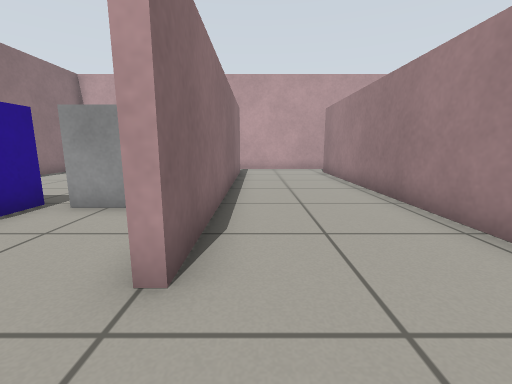
view 1 (above)

18 first-person views from a walk through a world built for the Gazebo simulator. The camera is 0.61 m above the floor, tilts 10° down and sees 90° across. The floor is counted in squares, 0.5 m on a side. Each view is taken from the middle of a square. On the plan, view 1 faces up. The plan holds only what a view shows up to about 12 squares ahead; the rest is blank. Robots are left out.

view 2
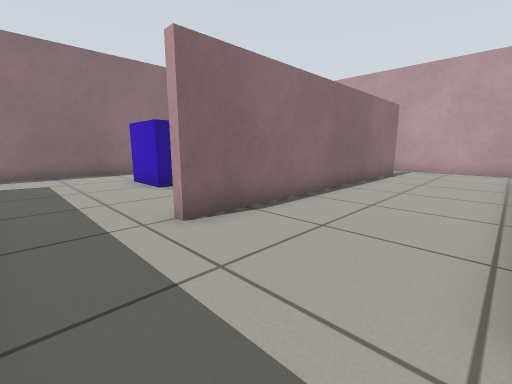

view 3
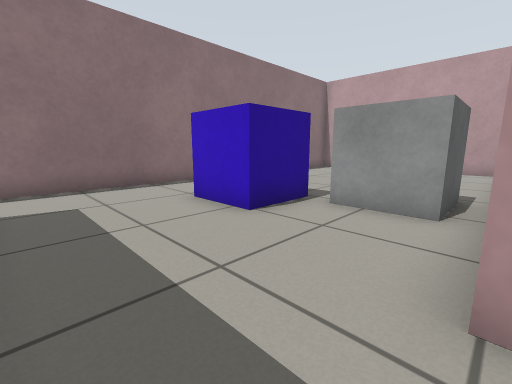

view 4
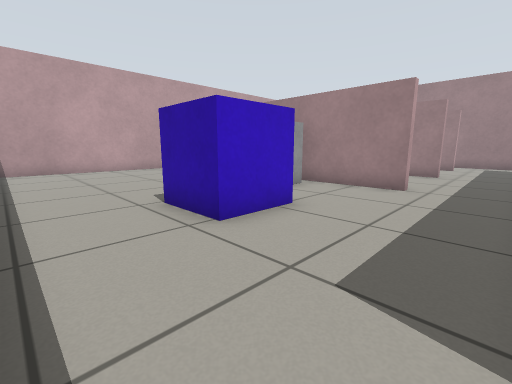

view 5
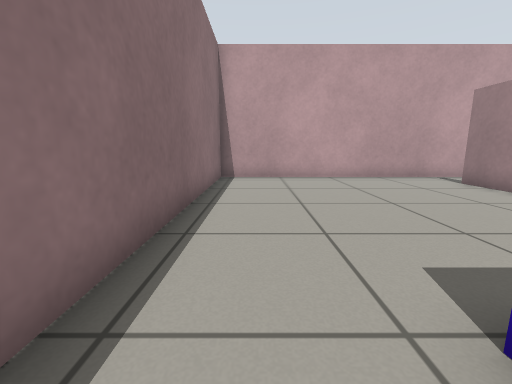

view 6
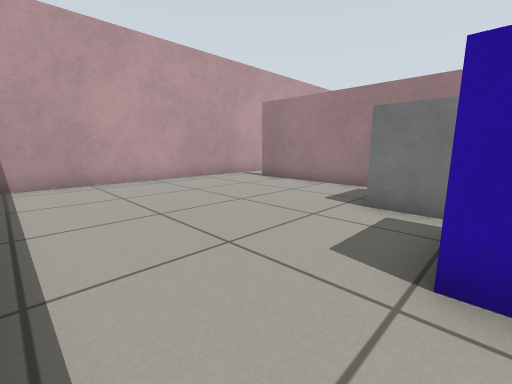

view 7
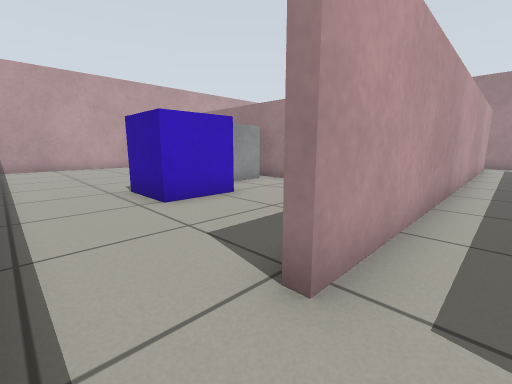

view 8
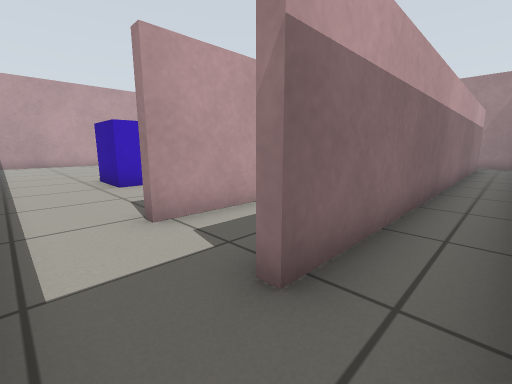

view 9
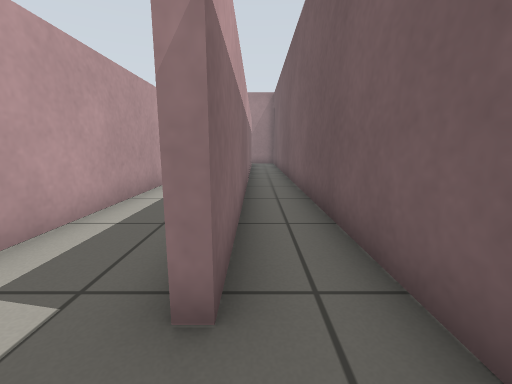

view 10
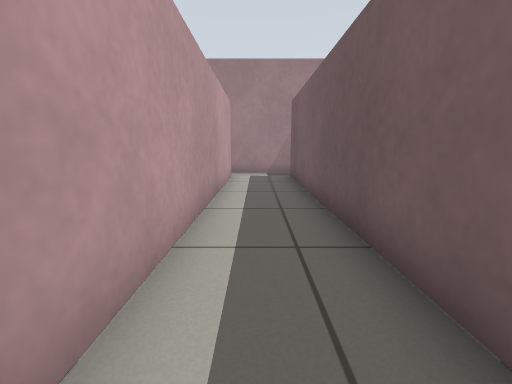

view 11
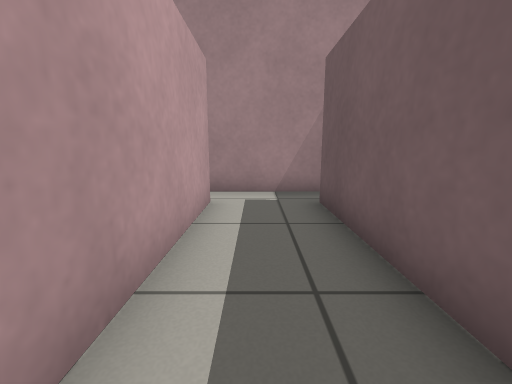

view 12
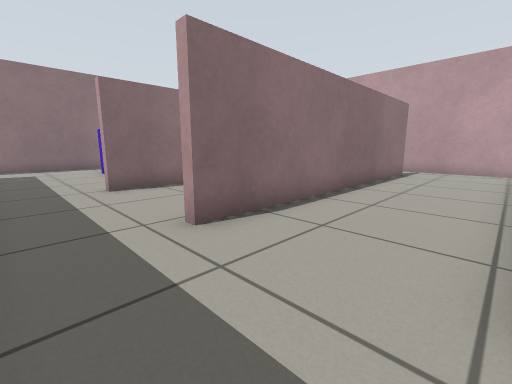

view 13
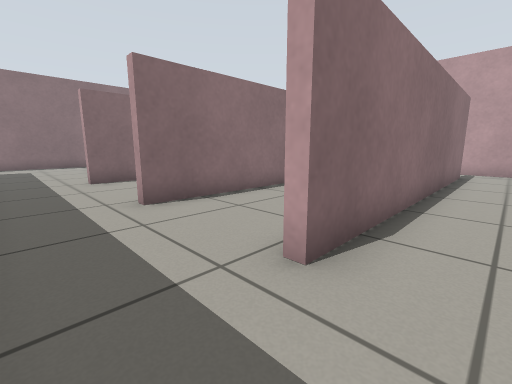

view 14
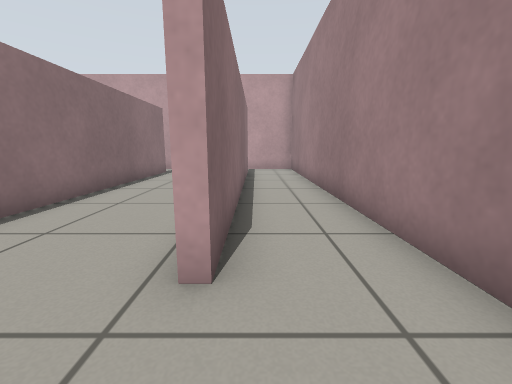

view 15
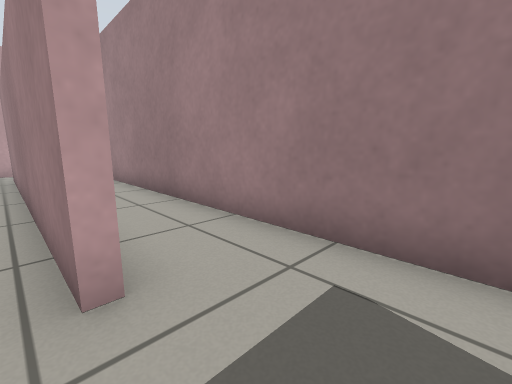

view 16
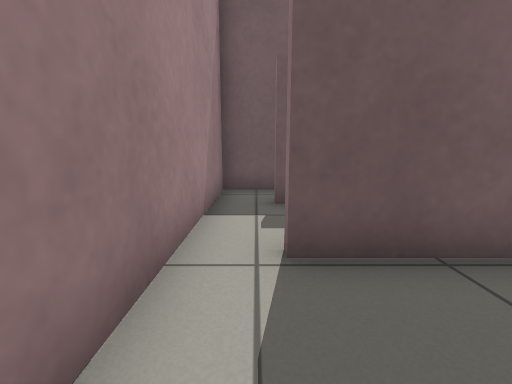

view 17
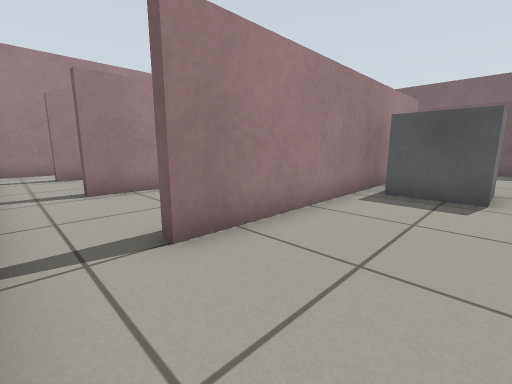

view 18
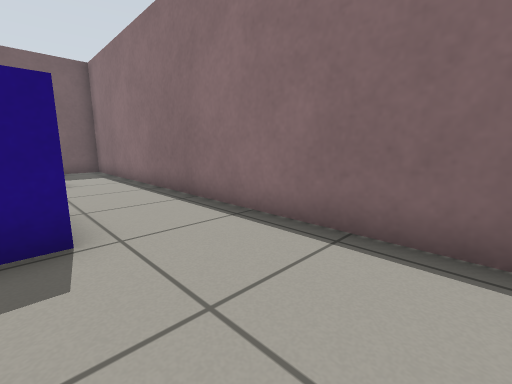

### Floor plan
Points are (right, up) in squares from view 1. A wall is a line through its corners. A room is listed if a view was taken in it or the views show most of it. See-through windows are left out.
Room 1 (views 1, 2, 3)
walls: (3.3, 2) (3.3, 12.6); (-0.8, 12.6) (-0.8, 2); (3.5, 14.4) (-1.4, 14.4)
ways out: opening at (-1, 1) to room 2; opening at (-1, 13.5) to room 2; opening at (4, 1) to room 5; opening at (4, 13.5) to room 5
Room 2 (views 4, 5, 6, 17, 18)
walls: (-1.1, 2) (-1.1, 12.6); (-4.1, -0.7) (-3.5, -0.7); (-1.4, 14.4) (-9.4, 14.4) (-9.4, -0.5)
ways out: opening at (-1, 1) to room 1; opening at (-1, 13.5) to room 1; opening at (-8.5, -1) to room 3
objects: blue box (-6, 4) to (-5, 5); grey box (-4, 5) to (-2, 7)
Room 3 (views 7, 10, 11)
walls: (-0.9, -3.4) (8.6, -3.4); (-9.4, -0.5) (-9.4, -3.5); (8.7, -1) (-7.4, -1); (10, -3.6) (10, -1.6)
ways out: opening at (-8.5, -1) to room 2; opening at (-8.5, -3) to room 4; opening at (9, -3) to room 4; opening at (9, -1) to room 6
Room 4 (views 8, 9)
walls: (7.2, -3.7) (-7.5, -3.7); (8.4, -5.3) (10, -5.3) (10, -3.6); (-9.2, -5.3) (3.1, -5.3); (-9.4, -3.5) (-9.4, -5)
ways out: opening at (-8.5, -3) to room 3; opening at (9, -3) to room 3
Room 5 (views 12, 15)
walls: (7.3, 2.1) (7.3, 12.6); (3.6, 12.6) (3.6, 2); (7.5, 14.4) (3.5, 14.4); (6.1, -0.7) (7.5, -0.7)
ways out: opening at (4, 1) to room 1; opening at (4, 13.5) to room 1; opening at (8, 1) to room 6; opening at (8, 13.5) to room 6
Room 6 (views 13, 14, 16)
walls: (7.6, 12.6) (7.6, 2.1); (7.5, -0.7) (8.7, -0.7); (10, -1.6) (10, 14.1); (9, 14.4) (7.5, 14.4)
ways out: opening at (9, -1) to room 3; opening at (8, 1) to room 5; opening at (8, 13.5) to room 5

Where each view was taken, in squares from view 1:
view 1: 0 up, 0 right, facing up
view 2: 0 up, 3 right, facing up-left
view 3: 0 up, 1 left, facing up-left
view 4: 0 up, 9 left, facing up-right
view 5: 4 up, 8 left, facing up
view 6: 5 up, 9 left, facing up-right
view 7: 2 down, 9 left, facing up-right
view 8: 5 down, 9 left, facing up-right
view 9: 4 down, 9 left, facing right
view 10: 2 down, 2 left, facing right
view 11: 2 down, 3 right, facing right
view 12: 0 up, 7 right, facing up-left
view 13: 0 up, 9 right, facing up-left
view 14: 0 up, 8 right, facing up
view 15: 0 up, 7 right, facing up-right
view 16: 2 up, 9 right, facing down
view 17: 14 up, 4 left, facing down-right
view 18: 9 up, 6 left, facing down-left
